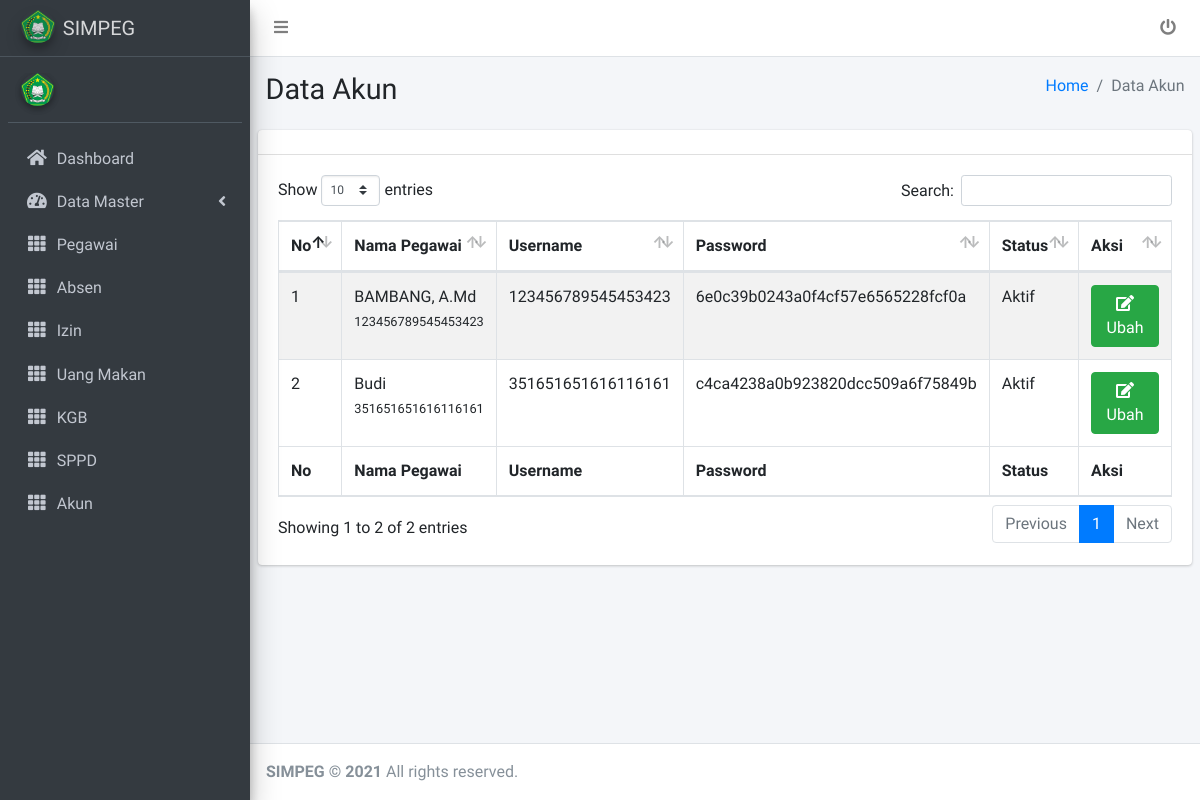
Page /admin/akun/index.php on the earlier database version.
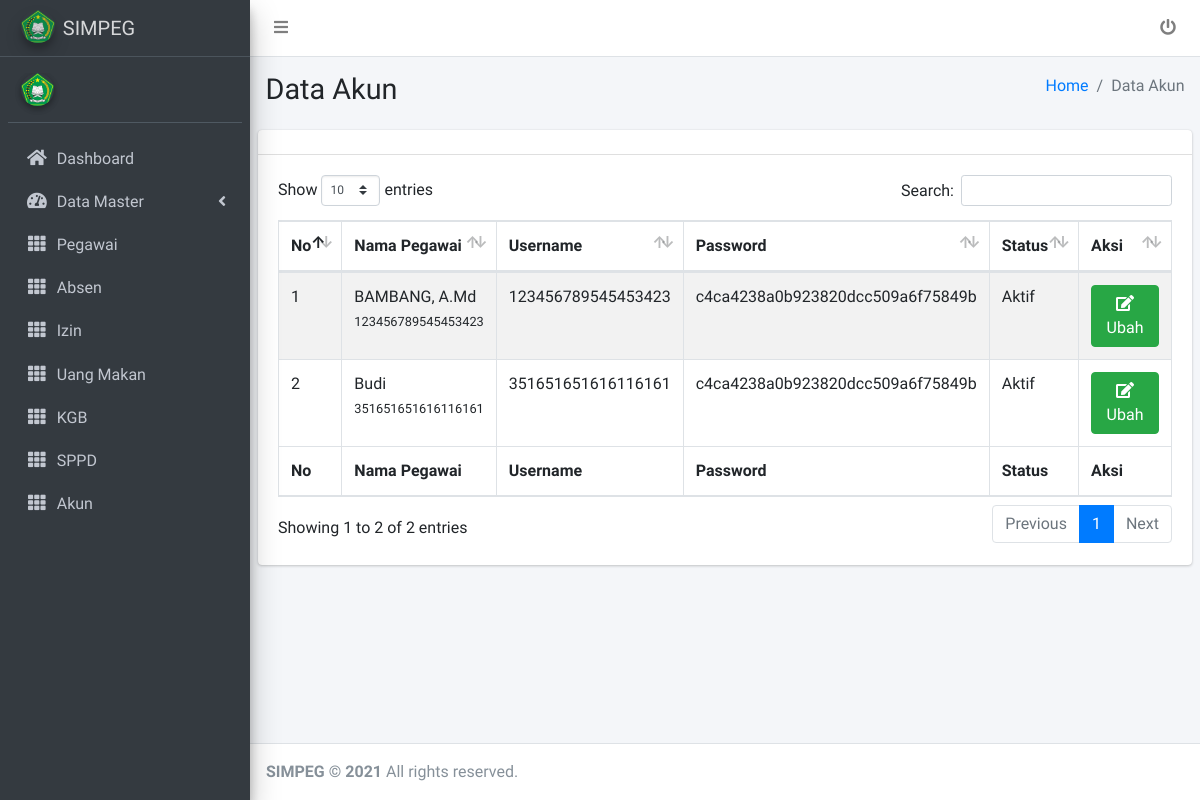
Same page on the later database version.
### tables this page shows
CREATE TABLE `pegawai` (
  `nip` varchar(25) NOT NULL,
  `nama_pegawai` varchar(100) NOT NULL,
  `tmpt_lhr` varchar(100) NOT NULL,
  `tgl_lhr` date NOT NULL,
  `alamat` text NOT NULL,
  `no_telpon` varchar(25) NOT NULL,
  `email` varchar(100) NOT NULL,
  `foto` varchar(255) NOT NULL,
  `id_agama` int(11) NOT NULL,
  `id_golongan` int(11) NOT NULL,
  `id_jabatan` int(11) NOT NULL,
  `id_akun` int(11) NOT NULL
);

CREATE TABLE `akun` (
  `id_akun` int(11) NOT NULL,
  `username` varchar(100) NOT NULL,
  `password` varchar(255) NOT NULL,
  `level` enum('Admin','Pegawai') NOT NULL,
  `status` enum('Aktif','Tidak') NOT NULL
);

### admin/akun/index.php (the view, shortened to what this page needs)
<?php
include "../komponen/head.php";
?>
<?php
include "../komponen/menu.php";
?>
<div class="content-wrapper">
    <section class="content-header">
        <div class="container-fluid">
            <div class="row mb-2">
                <div class="col-sm-6">
                    <h1>Data Akun</h1>
                </div>
                <div class="col-sm-6">
                    <ol class="breadcrumb float-sm-right">
                        <li class="breadcrumb-item"><a href="../komponen/index.php">Home</a></li>
                        <li class="breadcrumb-item active">Data Akun</li>
                    </ol>
                </div>
            </div>
        </div>
    </section>
    <section class="content">
        <div class="row">
            <div class="col-12">
                <div class="card">
                    <div class="card-header">
                    </div>
                    <div class="card-body">
                        <table id="example1" class="table table-bordered  table-striped">
                            <thead>
                                <tr>
                                    <th>No</th>
                                    <th>Nama Pegawai</th>
                                    <th>Username</th>
                                    <th>Password</th>
                                    <th>Status</th>
                                    <th>Aksi</th>
                                </tr>
                            </thead>
                            <tbody>
                                <?php
                                $no = 1;
                                $sql = mysqli_query($koneksi, "SELECT akun.id_akun,pegawai.nip,pegawai.nama_pegawai,akun.username,akun.password,akun.status FROM akun JOIN pegawai on akun.id_akun=pegawai.id_akun ORDER BY pegawai.nama_pegawai ASC") or die(mysqli_error($koneksi));
                                while ($dt = mysqli_fetch_array($sql)) {
                                ?>
                                    <tr>
                                        <td><?php echo $no++ ?></td>
                                        <td>
                                            <?php echo $dt['nama_pegawai'] ?><br>
                                            <small><?php echo $dt['nip'] ?></small>
                                        </td>
                                        <td><?php echo $dt['username'] ?></td>
                                        <td><?php echo $dt['password'] ?></td>
                                        <td><?php echo $dt['status'] ?></td>
                                        <td>
                                            <center>
                                                <a href="ubah_akun.php?id=<?php echo $dt['id_akun'] ?>"><button class="btn btn-success"><i class="fa fa-edit"></i> Ubah</button></a>
                                            </center>
                                        </td>
                                    </tr>
                                <?php
                                }
                                ?>
                            </tbody>
                            <tfoot>
                                <tr>
                                    <th>No</th>
                                    <th>Nama Pegawai</th>
                                    <th>Username</th>
                                    <th>Password</th>
                                    <th>Status</th>
                                    <th>Aksi</th>
                                </tr>
                            </tfoot>
                        </table>
                    </div>
                </div>
            </div>
        </div>
    </section>
</div>
<?php
include "../komponen/footer.php";
?>

Differences in the rows shown:
changed pegawai "BAMBANG, A.Md": id_akun.password "6e0c39b0243a0f4cf57e6565228fcf0a" → "c4ca4238a0b923820dcc509a6f75849b"
